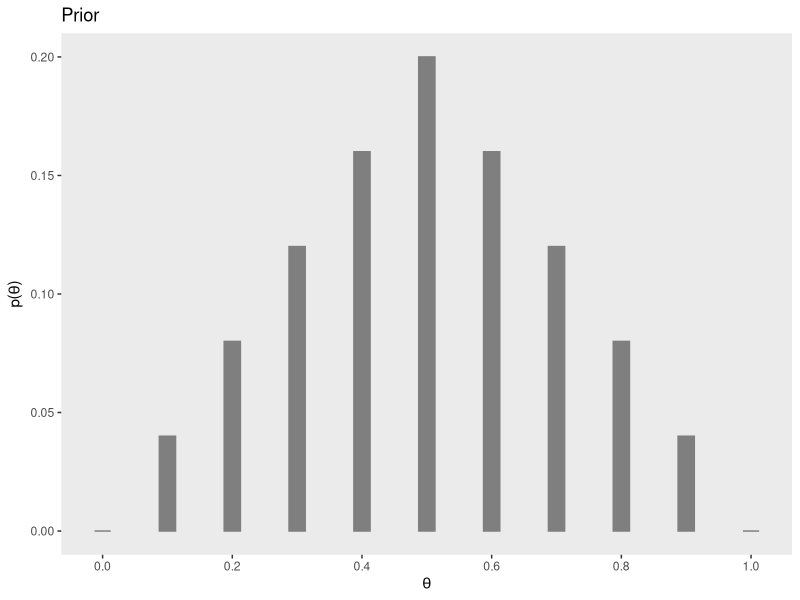
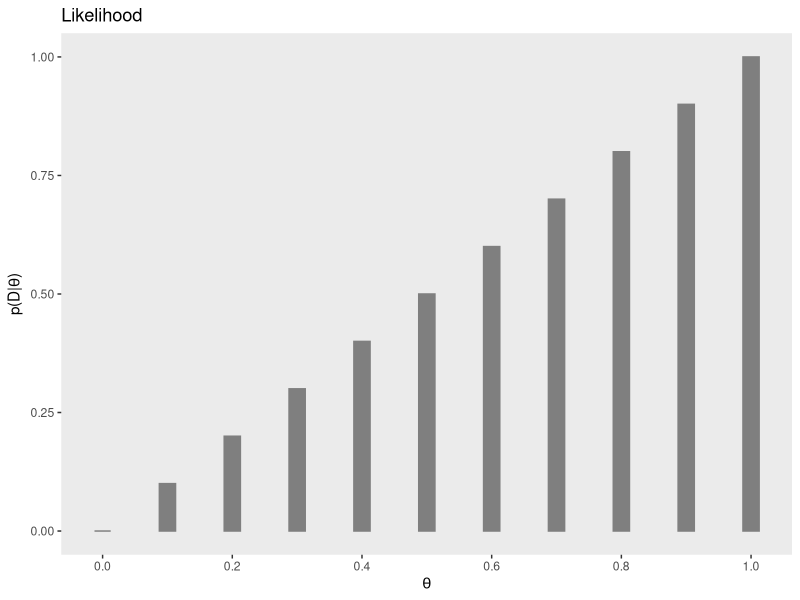
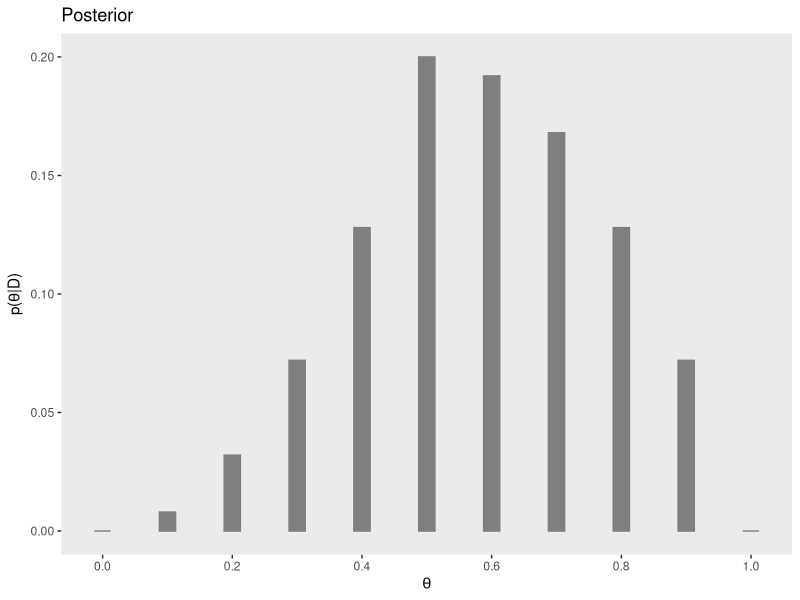
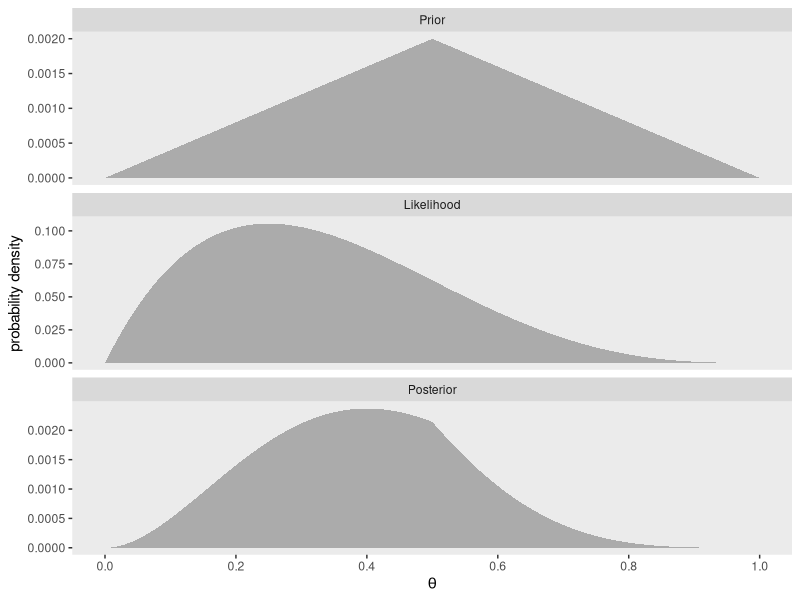
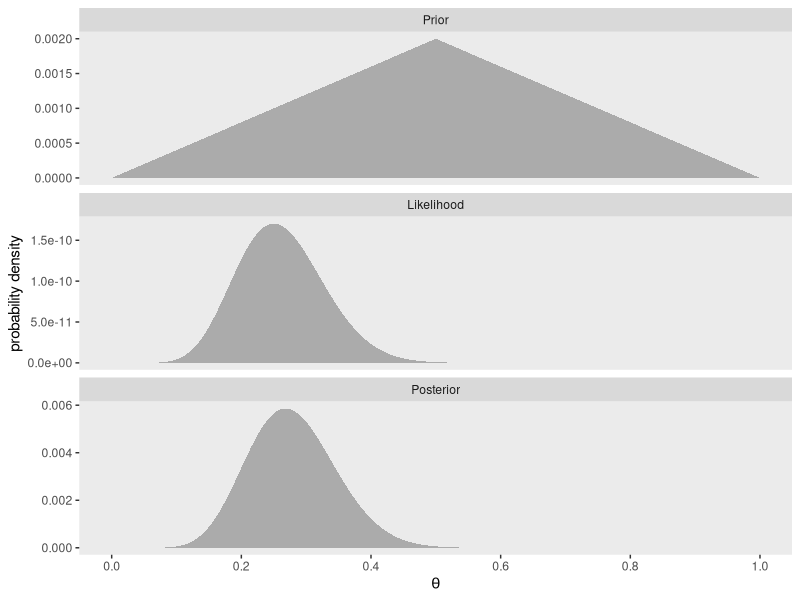
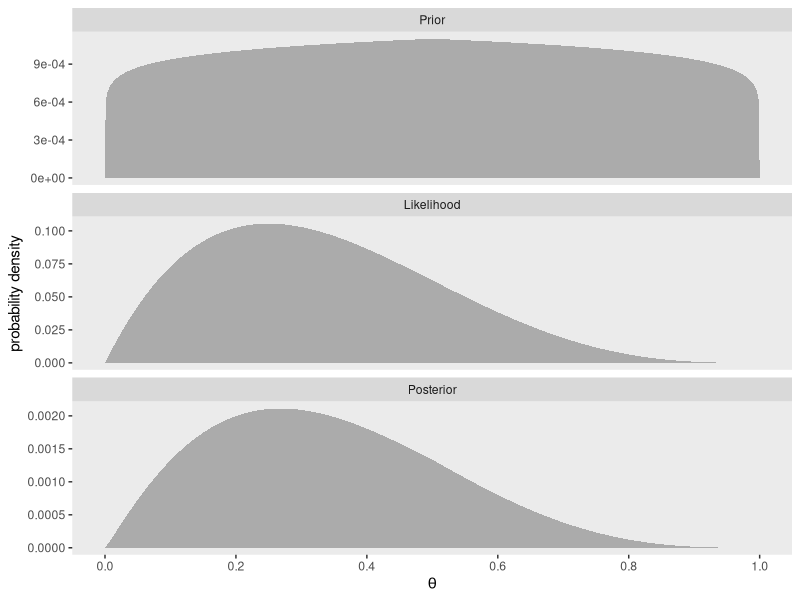
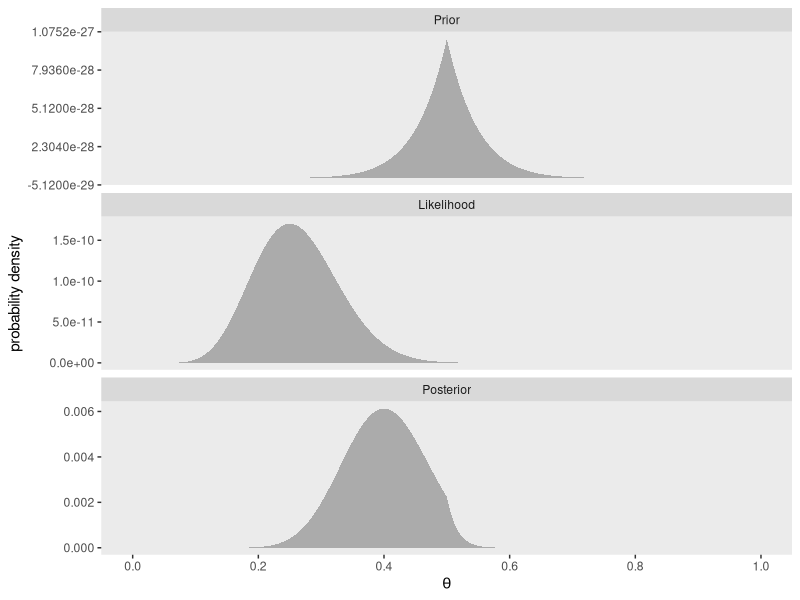

Here is the R script that generated these plots, in order:
## ---- chunk 1
library(tidyverse)

tibble(theta = seq(from   = 0,   to = 1,  by = .1),
       prior = c(seq(from = 0,   to = .2, length.out = 6),
                 seq(from = .16, to = 0,  length.out = 5))) %>%
  
  ggplot(aes(x = theta, y = prior)) +
  geom_col(width = .025, color = "grey50", fill = "grey50") +
  scale_x_continuous(breaks = seq(from = 0, to = 1, by = .2)) +
  labs(title = "Prior",
       x = expression(theta),
       y = expression(paste("p(", theta, ")"))) +
  theme(panel.grid = element_blank())
## ---- chunk 2
Bernoulli <- function(theta, y){
  return(theta^y * (1 - theta)^(1 - y))
}
## ---- chunk 3
theta_sequence <- seq(from = 0, to = 1, by = .1)

Bernoulli(theta = theta_sequence,
          y = 1)
## ---- chunk 4
tibble(x = theta_sequence) %>%
  mutate(likelihood = Bernoulli(theta = theta_sequence,
                                y = 1)) %>% 
  
  ggplot(aes(x = x, y = likelihood)) +
  geom_col(width = .025, color = "grey50", fill = "grey50") +
  scale_x_continuous(breaks = seq(from = 0, to = 1, by = .2)) +
  labs(title = "Likelihood",
       x = expression(theta),
       y = expression(paste("p(D|", theta, ")"))) +
  theme(panel.grid = element_blank())
## ---- chunk 5
tibble(theta = theta_sequence,
       prior = c(seq(from = 0,   to = .2, length.out = 6),
                 seq(from = .16, to = 0,  length.out = 5))) %>%
  mutate(likelihood = Bernoulli(theta = theta_sequence,
                                y = 1)) %>% 
  mutate(product = prior * likelihood) %>% 
  summarise(marginal_likelihood = sum(product)) 
## ---- chunk 6
tibble(theta = theta_sequence,
       prior = c(seq(from = 0,   to = .2, length.out = 6),
                 seq(from = .16, to = 0,  length.out = 5))) %>%
  mutate(likelihood = Bernoulli(theta = theta_sequence,
                                y = 1)) %>% 
  mutate(posterior = (prior * likelihood)/.5) %>%
  
  ggplot(aes(x = theta, y = posterior)) +
  geom_col(width = .025, color = "grey50", fill = "grey50") +
  scale_x_continuous(breaks = seq(from = 0, to = 1, by = .2)) +
  labs(title = "Posterior",
       x = expression(theta),
       y = expression(paste("p(", theta, "|D)"))) +
  theme(panel.grid = element_blank())
## ---- chunk 7
Bernoulli_likelihood <- function(theta, data) {
  # theta = success probability parameter ranging from 0 to 1
  # data = the vector of data (i.e., a series of 0s and 1s)
  N   <- length(data)
  return(theta^sum(data) * (1 - theta)^(N - sum(data)))
  }
## ---- chunk 8
small_data <- rep(0:1, times = c(3, 1))

tibble(theta =   seq(from = 0,     to = 1, by = .001),
       Prior = c(seq(from = 0,     to = 1, length.out = 501),
                 seq(from = 0.998, to = 0, length.out = 500))) %>% 
  mutate(Prior = Prior/sum(Prior),
         Likelihood = Bernoulli_likelihood(theta = theta,
                                           data = small_data)) %>% 
  mutate(marginal_likelihood = sum(Prior * Likelihood)) %>% 
  mutate(Posterior = (Prior * Likelihood)/marginal_likelihood) %>% 
  select(theta, Prior, Likelihood, Posterior) %>% 
  gather(key, value, -theta) %>% 
  mutate(key = factor(key, levels = c("Prior", "Likelihood", "Posterior"))) %>% 

  ggplot(aes(x = theta, ymin = 0, ymax = value)) +
  geom_ribbon(fill = "grey67") +
  scale_x_continuous(breaks = seq(from = 0, to = 1, by = .2)) +
  labs(x = expression(theta),
       y = "probability density") +
  theme(panel.grid = element_blank()) +
  facet_wrap(~key, scales = "free_y", ncol = 1)
## ---- chunk 9
large_data <- rep(0:1, times = c(30, 10))

tibble(theta =   seq(from = 0,     to = 1, by = .001),
       Prior = c(seq(from = 0,     to = 1, length.out = 501),
                 seq(from = 0.998, to = 0, length.out = 500))) %>% 
  mutate(Prior = Prior/sum(Prior),
         Likelihood = Bernoulli_likelihood(theta = theta,
                                           data = large_data)) %>% 
  mutate(marginal_likelihood = sum(Prior * Likelihood)) %>% 
  mutate(Posterior = (Prior * Likelihood)/marginal_likelihood) %>% 
  select(theta, Prior, Likelihood, Posterior) %>% 
  gather(key, value, -theta) %>% 
  mutate(key = factor(key, levels = c("Prior", "Likelihood", "Posterior"))) %>% 
  
  ggplot(aes(x = theta, ymin = 0, ymax = value)) +
  geom_ribbon(fill = "grey67") +
  scale_x_continuous(breaks = seq(from = 0, to = 1, by = .2)) +
  labs(x = expression(theta),
       y = "probability density") +
  theme(panel.grid = element_blank()) +
  facet_wrap(~key, scales = "free_y", ncol = 1)
## ---- chunk 10
small_data <- rep(0:1, times = c(3, 1))

tibble(theta =   seq(from = 0,     to = 1, by = .001),
       Prior = c(seq(from = 0,     to = 1, length.out = 501),
                 seq(from = 0.998, to = 0, length.out = 500))) %>% 
  # here's the important line of code
  mutate(Prior = Prior^0.1) %>% 
  mutate(Prior = Prior/sum(Prior),
         Likelihood = Bernoulli_likelihood(theta = theta,
                                           data = small_data)) %>% 
  mutate(marginal_likelihood = sum(Prior * Likelihood)) %>% 
  mutate(Posterior = (Prior * Likelihood)/marginal_likelihood) %>% 
  select(theta, Prior, Likelihood, Posterior) %>% 
  gather(key, value, -theta) %>% 
  mutate(key = factor(key, levels = c("Prior", "Likelihood", "Posterior"))) %>% 

  ggplot(aes(x = theta, ymin = 0, ymax = value)) +
  geom_ribbon(fill = "grey67") +
  scale_x_continuous(breaks = seq(from = 0, to = 1, by = .2)) +
  labs(x = expression(theta),
       y = "probability density") +
  theme(panel.grid = element_blank()) +
  facet_wrap(~key, scales = "free_y", ncol = 1)
## ---- chunk 11
large_data <- rep(0:1, times = c(30, 10))

tibble(theta =   seq(from = 0,     to = 1, by = .001),
       Prior = c(seq(from = 0,     to = 1, length.out = 501),
                 seq(from = 0.998, to = 0, length.out = 500))) %>% 
  mutate(Prior = Prior/sum(Prior),
         Likelihood = Bernoulli_likelihood(theta = theta,
                                           data = large_data)) %>% 
  # here's the important line of code
  mutate(Prior = Prior^10) %>% 
  mutate(marginal_likelihood = sum(Prior * Likelihood)) %>% 
  mutate(Posterior = (Prior * Likelihood)/marginal_likelihood) %>% 
  select(theta, Prior, Likelihood, Posterior) %>% 
  gather(key, value, -theta) %>% 
  mutate(key = factor(key, levels = c("Prior", "Likelihood", "Posterior"))) %>% 
  
  ggplot(aes(x = theta, ymin = 0, ymax = value)) +
  geom_ribbon(fill = "grey67") +
  scale_x_continuous(breaks = seq(from = 0, to = 1, by = .2)) +
  labs(x = expression(theta),
       y = "probability density") +
  theme(panel.grid = element_blank()) +
  facet_wrap(~key, scales = "free_y", ncol = 1)
## ---- chunk 12
sessionInfo()
## ---- chunk 13
rm(Bernoulli, theta_sequence, Bernoulli_likelihood, small_data, large_data)
